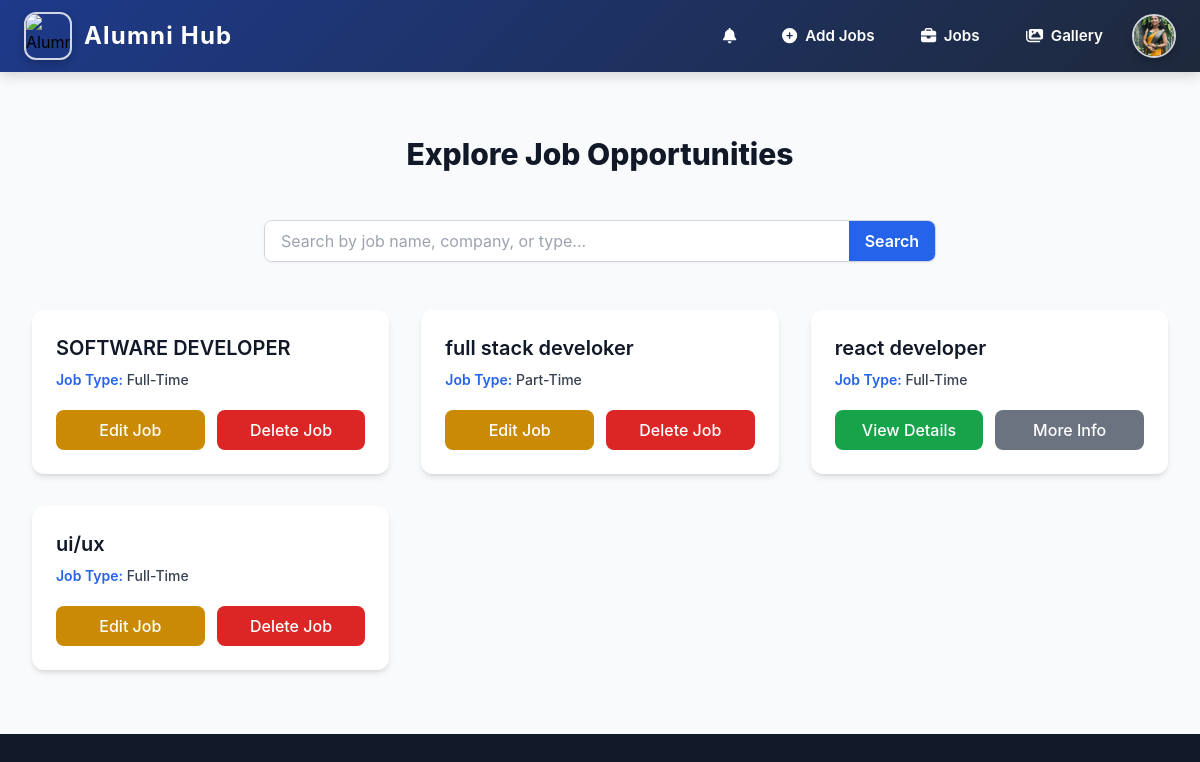
Screenshot of /jobs/ (signed in) with the database file from the repository.
### myapp/models.py (models this page shows, shortened)
class User(AbstractUser):
    is_alumni = models.BooleanField(default=False)
    is_student = models.BooleanField(default=False)
    groups = models.ManyToManyField(Group, related_name="custom_user_groups", blank=True)
    user_permissions = models.ManyToManyField(Permission, related_name="custom_user_permissions", blank=True)

class AlumniProfile(models.Model):
    user = models.OneToOneField(User, on_delete=models.CASCADE, related_name='alumni_profile')
    company = models.CharField(max_length=255, blank=True, null=True)
    job_title = models.CharField(max_length=255, blank=True, null=True)
    graduation_year = models.PositiveIntegerField(default=2025)
    linkedin = models.URLField(blank=True, null=True)
    profile_picture = models.ImageField(upload_to='profile_pics/', blank=True, null=True)
    department = models.CharField(max_length=100)  # <- Make sure this exists
    passout_year = models.IntegerField(default=2025)           # <- And this too

class JobPost(models.Model):
    job_name = models.CharField(max_length=100,default="Unnamed Job")
    company = models.CharField(max_length=255)
    description = models.TextField(blank=True)  # Changed to TextField
    job_type = models.CharField(
        max_length=100,
        choices=[("FT", "Full-Time"), ("PT", "Part-Time"),("IS", "Intern-Ship"),("RT", "Remote-Job")],
        default=4  # Added default value
    )
    company_website = models.URLField(blank=True, null=True)  # New field for company site link
    posted_by = models.ForeignKey(User, on_delete=models.CASCADE, related_name='job_posts')

### myapp/views.py (the view, shortened to what this page needs)
# urls.py: path('jobs/',jobpost_list,name='jobpost_list'),
@login_required(login_url='signin')
def jobpost_list(request):
    query = request.GET.get("q")
    if query:
        jobs = JobPost.objects.filter(Q(job_name__icontains=query))
    else:
        jobs = JobPost.objects.all()
    return render(request, 'jobpost_list.html', {'jobs': jobs})

### templates/jobpost_list.html
{% extends "home.html" %}
{% block content %}
{% include "navbar.html" %}
<section class="py-16 bg-gray-50 dark:bg-gray-900">
    <div class="mx-auto max-w-screen-xl px-6 lg:px-8">
        <h1 class="text-3xl font-extrabold text-gray-900 dark:text-white text-center mb-12">
            Explore Job Opportunities
        </h1>
        <form method="get" class="mb-12 max-w-2xl mx-auto">
            <div class="flex items-center border border-gray-300 dark:border-gray-700 rounded-lg overflow-hidden shadow-sm">
                <input type="text" name="q" placeholder="Search by job name, company, or type..."
                    value="{{ request.GET.q }}"
                    class="w-full px-4 py-2 bg-white dark:bg-gray-800 text-gray-900 dark:text-white focus:outline-none">
                <button type="submit"
                    class="px-4 py-2 bg-blue-600 text-white font-semibold hover:bg-blue-700 transition">
                    Search
                </button>
            </div>
        </form>
        {% if jobs %}
        <div class="grid gap-8 sm:grid-cols-2 lg:grid-cols-3">
            {% for job in jobs %}
            <div class="relative overflow-hidden bg-white dark:bg-gray-800 rounded-xl shadow-md transition-transform duration-300 p-6
                        hover:scale-105 hover:shadow-2xl hover:ring-2 hover:ring-blue-400 dark:hover:ring-blue-600">
                <h2 class="text-xl font-semibold text-gray-900 dark:text-white mb-2">{{ job.job_name }}</h2>
                <p class="mt-2 text-sm font-medium text-gray-700 dark:text-gray-400">
                    <span class="font-semibold text-blue-600 dark:text-blue-400">Job Type:</span> {{ job.get_job_type_display }}
                </p>
                <div class="mt-5 flex flex-wrap gap-3">
                    {% if request.user.is_authenticated %}
                        {% if request.user.is_superuser %}
                            <a href="{% url 'delete_jobpost' job.id %}" class="flex-1 text-center bg-red-600 text-white font-medium px-4 py-2 rounded-lg hover:bg-red-700 transition duration-300">Delete Job</a>
                        {% elif request.user == job.posted_by %}
                            <a href="{% url 'edit_jobpost' job.id %}" class="flex-1 text-center bg-yellow-600 text-white font-medium px-4 py-2 rounded-lg hover:bg-yellow-700 transition duration-300">Edit Job</a>
                            <a href="{% url 'delete_jobpost' job.id %}" class="flex-1 text-center bg-red-600 text-white font-medium px-4 py-2 rounded-lg hover:bg-red-700 transition duration-300">Delete Job</a>
                        {% else %}
                            <a href="{% url 'jobpost_detail' job_id=job.id %}" class="flex-1 text-center bg-green-600 text-white font-medium px-4 py-2 rounded-lg hover:bg-green-700 transition duration-300">View Details</a>
                            {% if job.company_website %}
                            <a href="{{ job.company_website }}" target="_blank" class="flex-1 text-center bg-gray-500 text-white font-medium px-4 py-2 rounded-lg hover:bg-gray-600 transition duration-300">More Info</a>
                            {% endif %}
                        {% endif %}
                    {% endif %}
                </div>
            </div>
            {% endfor %}
        </div>
        {% else %}
        <p class="text-center text-gray-500 dark:text-gray-400 mt-8">No job postings available at the moment.</p>
        {% endif %}
    </div>
</section>
{% endblock content %}

### templates/navbar.html (shortened to what this page needs)
</head>
<body>
  <nav class="navbar">
    <div class="navbar-container">
      <a href="{% url 'home' %}" class="navbar-logo">
        <img class="logo-image"
             src="https://encrypted-tbn0.gstatic.com/images?q=tbn:ANd9GcR6Wxo3iWcQN14Me9G9DkT4dSHTUvrpSCCp8g&s"
             alt="Alumni Hub Logo">
        <span class="logo-text">Alumni Hub</span>
      </a>
      <div id="main-menu" class="navbar-menu">
        {% if user.is_authenticated %}
          {% if user.is_superuser %}
            <a href="{% url 'admin_dashboard' %}" class="nav-link highlighted">
              <i class="fas fa-tachometer-alt"></i> Admin Dashboard
            </a>
            <form action="{% url 'signout' %}" method="post">
              {% csrf_token %}
              <button type="submit" class="nav-button">
                <i class="fas fa-sign-out-alt mr-2"></i> Sign Out
              </button>
            </form>
          {% elif user.is_alumni %}
            <a href="{% url 'my_notifications' %}" class="nav-link" style="position: relative;">
              <i class="fas fa-bell"></i>
            </a>
            <a href="{% url 'add_jobs' %}" class="nav-link"><i class="fas fa-plus-circle"></i> Add Jobs</a>
            <a href="{% url 'jobpost_list' %}" class="nav-link"><i class="fas fa-briefcase"></i> Jobs</a>
            <a href="{% url 'photo_gallery' %}" class="nav-link"><i class="fas fa-images"></i> Gallery</a>
            <div class="profile-container">
              <button id="profile-btn" class="profile-button">
                {% if user.alumni_profile.profile_picture %}
                  <img class="profile-image" src="{{ user.alumni_profile.profile_picture.url }}" alt="Profile Picture">
                {% else %}
                  <img class="profile-image" src="/static/images/default_profile.png" alt="Default Profile">
                {% endif %}
              </button>
            </div>
          {% endif %}
        {% else %}
          <a href="{% url 'signin' %}" class="nav-link"><i class="fas fa-sign-in-alt"></i> Sign In</a>
          <a href="{% url 'signup' %}" class="nav-button"><i class="fas fa-user-plus mr-2"></i> Sign Up</a>
        {% endif %}
      </div>
    </div>
  </nav>

### templates/navbar.html (style rules this page uses)
body { font-family: 'Inter', sans-serif; margin: 0; padding: 0; }
.navbar { background: linear-gradient(135deg, #1e3a8a 0%, #1e293b 100%); box-shadow: 0 4px 12px rgba(0, 0, 0, 0.15); position: sticky; top: 0; z-index: 100; }
.navbar-container { max-width: 1400px; margin: 0 auto; padding: 0.75rem 1.5rem; display: flex; justify-content: space-between; align-items: center; }
.navbar-logo { display: flex; align-items: center; gap: 0.75rem; text-decoration: none; position: relative; z-index: 110; }
.logo-image { width: 3rem; height: 3rem; border-radius: 12px; border: 2px solid rgba(255, 255, 255, 0.8); box-shadow: 0 4px 8px rgba(0, 0, 0, 0.2); transition: all 0.3s ease; object-fit: cover; }
.logo-text { font-size: 1.5rem; font-weight: 700; color: white; letter-spacing: 0.05em; position: relative; display: inline-block; }
.logo-text:after { content: ''; position: absolute; width: 0; height: 2px; bottom: -2px; left: 0; background-color: white; transition: width 0.3s ease; }
.navbar-menu { display: flex; align-items: center; gap: 0.75rem; }
.nav-link { color: white; text-decoration: none; font-weight: 600; font-size: 0.95rem; padding: 0.5rem 1rem; border-radius: 8px; border: 1.5px solid transparent; transition: all 0.3s ease; display: flex; align-items: center; gap: 0.5rem; }
.profile-container { position: relative; }
.profile-button { background: transparent; border: none; padding: 0; cursor: pointer; display: flex; align-items: center; }
.profile-image { width: 2.75rem; height: 2.75rem; border-radius: 50%; border: 2px solid rgba(255, 255, 255, 0.8); box-shadow: 0 4px 8px rgba(0, 0, 0, 0.2); object-fit: cover; transition: all 0.3s ease; }

### rows the page displays
User: alumni_profile.profile_picture (picture)
JobPost: job_name "SOFTWARE DEVELOPER", job_type "Full-Time", shows "Edit Job"
JobPost: job_name "full stack develoker", job_type "Part-Time", shows "Edit Job"
JobPost: job_name "react developer", job_type "Full-Time"
JobPost: job_name "ui/ux", job_type "Full-Time", shows "Edit Job"
